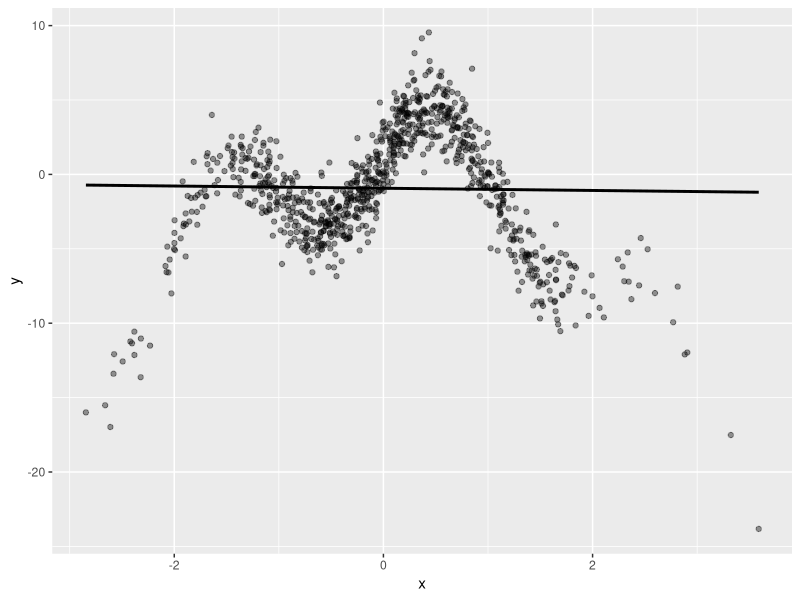
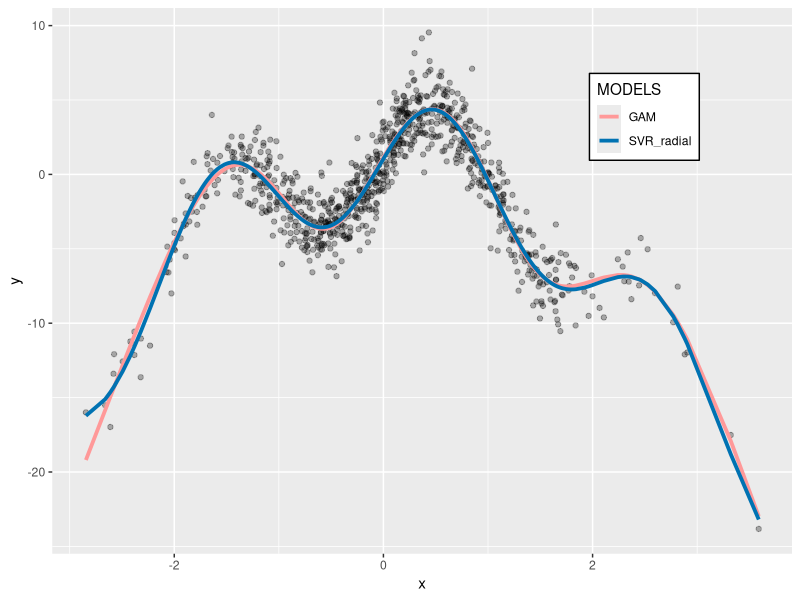

Write the R code that produced these figures, in order.
## ---- chunk 1
knitr::opts_chunk$set(echo = TRUE)
## ---- chunk 2
library(mgcv)
library(ggplot2)
library(e1071)
## ---- chunk 3
library(ggplot2)
set.seed(13)
x <- rnorm(1000)
noise <- rnorm(1000, sd = 1.5)
y <- 4 * sin(3 * x) + cos(0.8 * x) - 1.5 * (x ^ 2 ) + noise
select <- runif(1000)
d <- data.frame(x = x, y = y)
training <- d[select > 0.1, ]
test <-d[select <= 0.1, ]

ggplot(training, aes(x = x, y = y)) + geom_point(alpha = 0.4) +
  geom_smooth(se = FALSE, method = 'lm', col = 'black')
linear_model <- lm(y ~ x, data = training)
resid_linear <- training$y - predict(linear_model)
## RMSE
sqrt(mean(resid_linear ^ 2))
## ---- chunk 4
library(mgcv)
gam_model <- gam(y ~ s(x), data = training)
gam_model$converged
resid_gam <- training$y - predict(gam_model)
## RMSE
sqrt(mean(resid_gam ^ 2))
## ---- chunk 5
library(e1071)
tuned <- tune.svm(y ~ x, training, kernel = 'radial',
                  gamma = c(seq(0.1, 1, 0.1), 10^(-6:-1)),
                  cost = 10^(-3:1))
tuned
## ---- chunk 6
svr_model <- svm(y ~ x, data = training, kernel = 'radial',
                 cost = 10, gamma = 0.5)
resid_svr <- training$y - predict(svr_model)
sqrt(mean(resid_svr ^ 2))
## ---- chunk 7
## test residuals
test_resid_svr <- test$y - predict(svr_model, test)
test_resid_gam <- test$y - predict(gam_model, test)
## test RMSE
sqrt(mean(test_resid_svr ^ 2))
sqrt(mean(test_resid_gam ^ 2))
## R Squared
cor(test$y, predict(gam_model, test)) ^ 2
cor(test$y, predict(svr_model, test)) ^ 2
## ---- chunk 8
training$svr_pred <- predict(svr_model, training)
training$gam_pred <- predict(gam_model, training)
ggplot(training, aes(x = x, y = y)) + 
  geom_point(alpha = 0.3) + 
  geom_line(aes(y = gam_pred, 
            color = 'GAM'), size = 1.3) +
  geom_line(aes(y = svr_pred, 
            color = 'SVR_radial'), size = 1.3) +
  scale_colour_manual(
    name="MODELS", 
    values=c(GAM = "#FF9999", SVR_radial = "#0072B2")) +
  theme(legend.position = c(0.8, 0.8)) +
  theme(legend.background=element_rect(fill="white", colour="black"))
